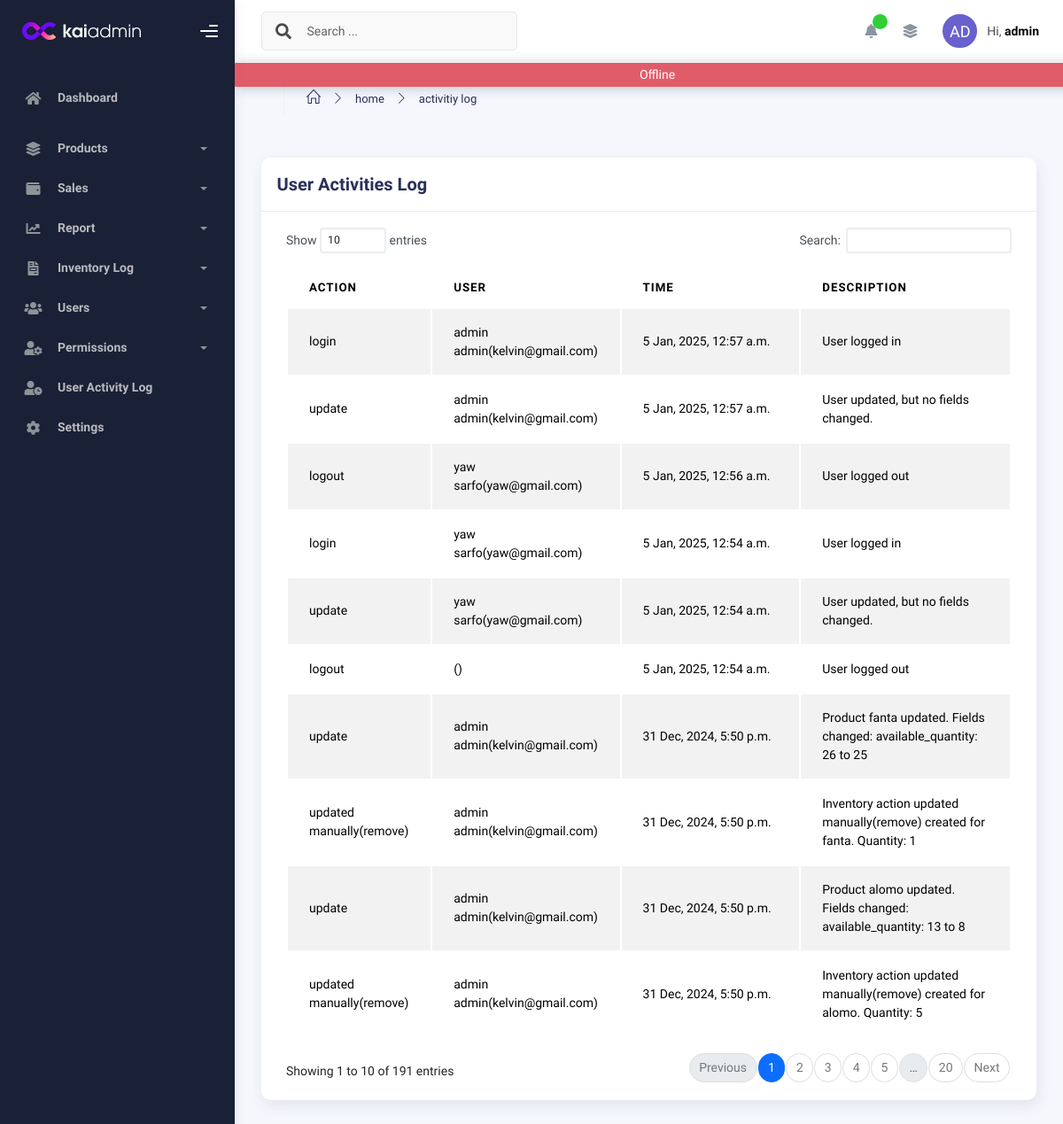
The page /activities/list/ (signed in) on the database its author committed.
### authentication/models.py (models this page shows, shortened)
class CustomUser(AbstractBaseUser, PermissionsMixin):
    email = models.EmailField(unique=True,null=True)
    first_name = models.CharField(max_length=30, blank=True,null=True)
    last_name = models.CharField(max_length=30, blank=True,null=True)
    is_active = models.BooleanField(default=True)
    is_staff = models.BooleanField(default=False)  # Allows admin access to the admin site
    date_joined = models.DateTimeField(auto_now_add=True)
    role = models.CharField(max_length=10, choices=ROLE_CHOICES, default='cashier')
    objects = CustomUserManager()
    USERNAME_FIELD = 'email'
    REQUIRED_FIELDS = []

### activities/models.py (models this page shows, shortened)
class GlobalActivityLog(models.Model):
    ACTION_CHOICES = [
        ('create', 'Create'),
        ('update', 'Update'),
        ('delete', 'Delete'),
        ('reverse', 'Reverse'),
        ('login', 'User Login'),
        ('logout', 'User Logout'),
        ('other', 'Other'),
    ]
    user = models.ForeignKey(CustomUser, on_delete=models.SET_NULL, null=True, blank=True, help_text="User who performed the action")
    action = models.CharField(max_length=50, choices=ACTION_CHOICES, help_text="Type of action performed")
    model_name = models.CharField(max_length=50, help_text="Name of the model affected")
    notes = models.TextField(blank=True, help_text="Optional notes about the action")
    timestamp = models.DateTimeField(default=now, help_text="Time when the action occurred")
    class Meta:
        ordering = ['-timestamp']
        verbose_name = "Activity Log"
        verbose_name_plural = "Activity Logs"

### activities/views.py (the view)
# urls.py: path('list/', GlobalActivityLogListView.as_view(), name='global_activity_logs'),
class GlobalActivityLogListView(LoginRequiredMixin,ListView):
    model = GlobalActivityLog
    template_name = 'activities/activities.html'
    context_object_name = 'logs'
    ordering = ['-timestamp']

### pos/utils/context_processors.py (called while the page is built)
def app_permissions(request):
    if request.user.is_authenticated:
        user_groups = request.user.groups.all()
        group_permissions = Permission.objects.filter(group__in=user_groups)
        permissions = group_permissions.values_list('content_type__app_label', 'codename')
        permissions_dict = {}
        for app_label, codename in permissions:
            permissions_dict.setdefault(app_label, []).append(codename)
        return {"user_app_permissions": permissions_dict}
    return {"user_app_permissions": {}}

### activities/templates/activities/activities.html (shortened to what this page needs)
{% extends "pos/layout.html" %}
{% block content %}
<div class="container">
    <div class="page-inner">
      <div class="page-header">
        <ul class="breadcrumbs mb-3 ">
          <li class="nav-home">
            <a href="#">
              <i class="icon-home"></i>
            </a>
          </li>
          <li class="separator">
            <i class="icon-arrow-right"></i>
          </li>
          <li class="nav-item">
            <a href="{% url 'dashboard:dashboardpage' %}">home</a>
          </li>
          <li class="separator">
            <i class="icon-arrow-right"></i>
          </li>
          <li class="nav-item">
            <a href="">activitiy log</a>
          </li>
        </ul>
      </div>
      <div class="row">
        <div class="col-md-12">
          <div class="card">
            <div class="card-header d-flex flex-sm-row flex-column justify-content-between">
              <h5 class="card-title">User Activities Log</h5>
            </div>
            <div class="card-body">
              <div class="table-responsive">
                <table
                  id="basic-datatables"
                  class="display table table-striped table-hover"
                >
                  <thead>
                    <tr>
                      <th>Action</th>
                      <th>User</th>
                      <th>Time</th>
                      <th>Description</th>
                    </tr>
                  </thead>
                  <tbody>
                    {% for log in logs %}
                        <tr>
                            <td>{{ log.action }}</td>
                            <td>{{ log.user.first_name}}  {{ log.user.last_name}}({{ log.user.email}})</td>
                            <td style="white-space: nowrap;">{{ log.timestamp|date:"j M, Y, g:i a" }}</td>
                            <td>{{ log.notes}}</td>
                        </tr>
                    {% empty %}
                        <tr>
                            <td colspan="5" class="text-center">No  activity logs available.</td>
                        </tr>
                    {% endfor %}
                </tbody>
                </table>
              </div>
            </div>
          </div>
        </div>
      </div>
    </div>
  </div>
{% endblock %}

### pos/templates/pos/layout.html (shortened to what this page needs)
<!DOCTYPE html>
<html lang="en">
  <head>
    {%load static %}
    <link rel="stylesheet" href="{% static 'assets/css/bootstrap.min.css' %}" />
    <link rel="stylesheet" href="{% static 'assets/css/plugins.min.css' %} " />
    <link rel="stylesheet" href="{% static 'assets/css/kaiadmin.min.css' %}" />
<link rel="stylesheet" href="{% static 'assets/js/select/select2.min.css' %}">
    <link rel="stylesheet" href="{% static 'assets/css/demo.css' %}" />
  </head>
  <body>
    <div class="wrapper">
      <div class="sidebar" data-background-color="dark">
        <div class="sidebar-logo">
          <div class="logo-header" data-background-color="dark">
            <a href="{% url 'dashboard:dashboardpage'%}" class="logo">
              <img
                src="{% static 'assets/img/kaiadmin/logo_light.svg' %}"
                alt="navbar brand"
                class="navbar-brand"
                height="20"
              />
            </a>
            <div class="nav-toggle">
              <button class="btn btn-toggle toggle-sidebar">
                <i class="gg-menu-right"></i>
              </button>
            </div>
          </div>
        </div>
        <div class="sidebar-wrapper scrollbar scrollbar-inner">
          <div class="sidebar-content">
            <ul class="nav nav-secondary">
              <li class="nav-item">
                <a
                  href="{% url 'dashboard:dashboardpage'%}"
                >
                  <i class="fas fa-home"></i>
                  <p>Dashboard</p>
                </a>
              </li>
              {% if "product" in user_app_permissions %}
              <li class="nav-item">
                <a data-bs-toggle="collapse" href="#base">
                  <i class="fas fa-layer-group"></i>
                  <p>Products</p>
                  <span class="caret"></span>
                </a>
              </li>
              {%endif%}
              {% if "sales" in user_app_permissions %}
              <li class="nav-item">
                <a data-bs-toggle="collapse" href="#submenu">
                  <i class="fas fa-wallet"></i>
                  <p>Sales</p>
                  <span class="caret"></span>
                </a>
              </li>
{%endif%}
              <li class="nav-item ">
                <a data-bs-toggle="collapse" href="#charts" class="">
                  <i class="fas fa-chart-line"></i>
                  <p>Report</p>
                  <span class="caret"></span>
                </a>
              </li>
              {% if "inventory" in user_app_permissions %}
              <li class="nav-item">
                <a data-bs-toggle="collapse" href="#stock">
                  <i class="fas fa-file-invoice"></i>
                  <p>Inventory Log</p>
                  <span class="caret"></span>
                </a>
              </li>
              {%endif%}
              {% if request.user.is_superuser %}
              <li class="nav-item">
                <a data-bs-toggle="collapse" href="#sidebarLayouts">
                  <i class="fas  fas fa-users"></i>
                  <p>Users</p>
                  <span class="caret"></span>
                </a>
              </li>
            {% endif%}
              <li class="nav-item">
                <a data-bs-toggle="collapse" href="#maps">
                  <i class="fas fas fas fa-user-cog"></i>
                  <p>Permissions</p>
                  <span class="caret"></span>
                </a>
              </li>
              {% if "activities" in user_app_permissions%}
              <li class="nav-item">
                <a href="{% url 'activities:global_activity_logs'%}">
                  <i class="fas fa-user-clock"></i>
                  <p>User Activity Log</p>
                </a>
              </li>
              {% endif%}
              {% if request.user.is_superuser %}
              <li class="nav-item">
                <a href="{% url 'settings:edit_settings'%}">
                  <i class="fas fa-cog"></i>
                  <p>Settings</p>                </a>
              </li>
              {% endif%}
            </ul>
          </div>
        </div>
      </div>
      <div class="main-panel">
        <div class="main-header">
          <nav
            class="navbar navbar-header navbar-header-transparent navbar-expand-lg border-bottom"
          >
            <div class="container-fluid">
              <nav
                class="navbar navbar-header-left navbar-expand-lg navbar-form nav-search p-0 d-none d-lg-flex"
              >
                <div class="input-group">
                  <div class="input-group-prepend">
                    <button type="submit" class="btn btn-search pe-1">
                      <i class="fa fa-search search-icon"></i>
                    </button>
                  </div>
                  <input
                    type="text"
                    placeholder="Search ..."
                    class="form-control"
                  />
                </div>
              </nav>
              <ul class="navbar-nav topbar-nav ms-md-auto align-items-center">
                <li class="nav-item topbar-icon dropdown hidden-caret">
                  <a
                    class="nav-link dropdown-toggle"
                    href="#"
                    id="notifDropdown"
                    role="button"
                    data-bs-toggle="dropdown"
                    aria-haspopup="true"
                    aria-expanded="false"
                  >
                    <i class="fa fa-bell"></i>
                    <span id="notification" class="notification"> </span>
                  </a>
                </li>
                <li class="nav-item topbar-icon dropdown hidden-caret">
                  <a
                    class="nav-link"
                    data-bs-toggle="dropdown"
                    href="#"
                    aria-expanded="false"
                  >
                    <i class="fas fa-layer-group"></i>
                  </a>
                </li>
                <li class="nav-item topbar-user dropdown hidden-caret">
                  <a
                    class="dropdown-toggle profile-pic"
                    data-bs-toggle="dropdown"
                    href="#"
                    aria-expanded="false"
                  >
                  <div class="avatar">
                    <span class="avatar-title rounded-circle border border-white">
                      {% if user.role == "admin" %}
                          AD
                      {% elif user.role == "cashier" %}
                          CS
                      {% else %}
                          MN
                      {% endif %}
                  </span>
                  </div>
                    <span class="profile-username">
                      <span class="op-7">Hi,</span>
                      <span class="fw-bold">{{user.first_name}}</span>
                    </span>
                  </a>
                </li>
              </ul>
            </div>
          </nav>
          <div id="statusAlert" style="z-index: -1;" role="alert" class="alert checking text-center d-flex justify-content-center align-items-center">
            <span id="statusMessage">Checking your internet connection...</span>
          </div>
      </div>
      {% block content %}{% endblock %}
</div>
    </div>
  </body>
</html>

### pos/templates/pos/layout.html (style rules this page uses)
#statusAlert { position: absolute; width: 100%; z-index: 1050; height: 20px; }
.offline { background-color: rgba(220, 53, 69, 0.8); color: white; }

### rows shown on the page
CustomUser: first_name "admin"
GlobalActivityLog: action "login", user.first_name "admin", user.last_name "admin", user.email "kelvin@gmail.com", timestamp "5 Jan, 2025, 12:57 a.m.", notes "User logged in"
GlobalActivityLog: action "update", user.first_name "admin", user.last_name "admin", user.email "kelvin@gmail.com", timestamp "5 Jan, 2025, 12:57 a.m.", notes "User updated, but no fields changed."
GlobalActivityLog: action "logout", user.first_name "yaw", user.last_name "sarfo", user.email "yaw@gmail.com", timestamp "5 Jan, 2025, 12:56 a.m.", notes "User logged out"
GlobalActivityLog: action "login", user.first_name "yaw", user.last_name "sarfo", user.email "yaw@gmail.com", timestamp "5 Jan, 2025, 12:54 a.m.", notes "User logged in"
GlobalActivityLog: action "update", user.first_name "yaw", user.last_name "sarfo", user.email "yaw@gmail.com", timestamp "5 Jan, 2025, 12:54 a.m.", notes "User updated, but no fields changed."
GlobalActivityLog: action "logout", timestamp "5 Jan, 2025, 12:54 a.m.", notes "User logged out"
GlobalActivityLog: action "update", user.first_name "admin", user.last_name "admin", user.email "kelvin@gmail.com", timestamp "31 Dec, 2024, 5:50 p.m.", notes "Product fanta updated. Fields changed: available_quantity: 26 to 25"
GlobalActivityLog: action "updated manually(remove)", user.first_name "admin", user.last_name "admin", user.email "kelvin@gmail.com", timestamp "31 Dec, 2024, 5:50 p.m.", notes "Inventory action updated manually(remove) created for fanta. Quantity: 1"
GlobalActivityLog: action "update", user.first_name "admin", user.last_name "admin", user.email "kelvin@gmail.com", timestamp "31 Dec, 2024, 5:50 p.m.", notes "Product alomo updated. Fields changed: available_quantity: 13 to 8"
GlobalActivityLog: action "updated manually(remove)", user.first_name "admin", user.last_name "admin", user.email "kelvin@gmail.com", timestamp "31 Dec, 2024, 5:50 p.m.", notes "Inventory action updated manually(remove) created for alomo. Quantity: 5"
